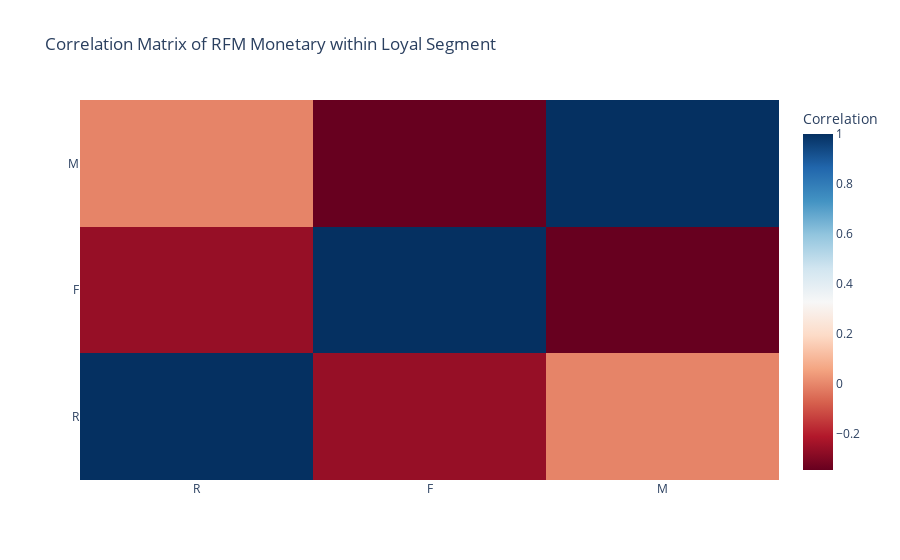

Write notebook code for a chart like this one.
### Code cell
#Create Heatmap

fig_heatmap = go.Figure(data = go.Heatmap(
                    z = correlation_matrix.values,
                    x = correlation_matrix.columns,
                    y = correlation_matrix.columns,
                    colorscale = 'RdBu',
                    colorbar = dict(title = 'Correlation')))

fig_heatmap.update_layout(title = "Correlation Matrix of RFM Monetary within Loyal Segment")


#Show Heatmap

fig_heatmap.show()

### Figure 1 — Plotly figure (JSON) as saved in the notebook; plotly's stock layout.template omitted (floating-point values rounded to 4 significant figures)
{"data": [{"colorbar": {"title": {"text": "Correlation"}}, "colorscale": [[0, "rgb(103,0,31)"], [0.1, "rgb(178,24,43)"], [0.2, "rgb(214,96,77)"], [0.3, "rgb(244,165,130)"], [0.4, "rgb(253,219,199)"], [0.5, "rgb(247,247,247)"], [0.6, "rgb(209,229,240)"], [0.7, "rgb(146,197,222)"], [0.8, "rgb(67,147,195)"], [0.9, "rgb(33,102,172)"], [1, "rgb(5,48,97)"]], "type": "heatmap", "x": ["R", "F", "M"], "y": ["R", "F", "M"], "z": [[1.0, -0.2617, -0.006542], [-0.2617, 1.0, -0.3452], [-0.006542, -0.3452, 1.0]]}], "layout": {"title": {"text": "Correlation Matrix of RFM Monetary within Loyal Segment"}}}
